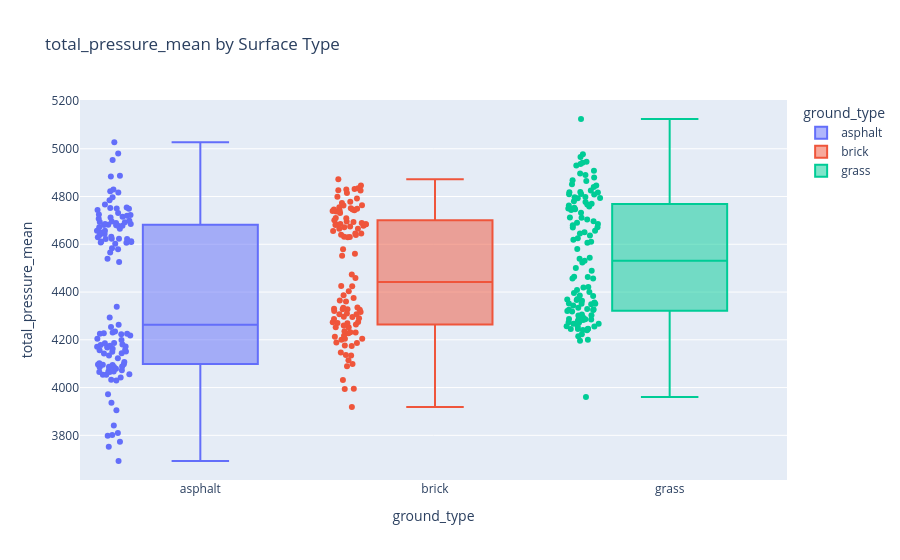
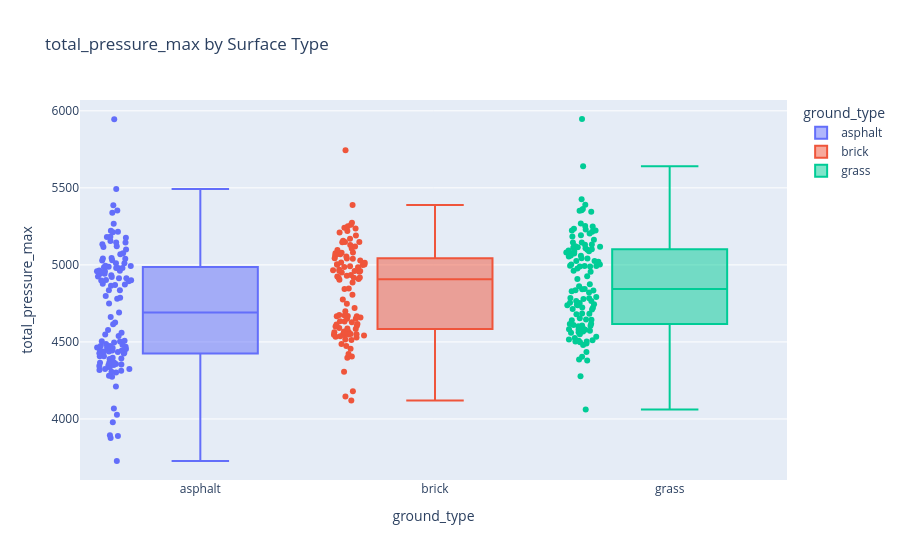
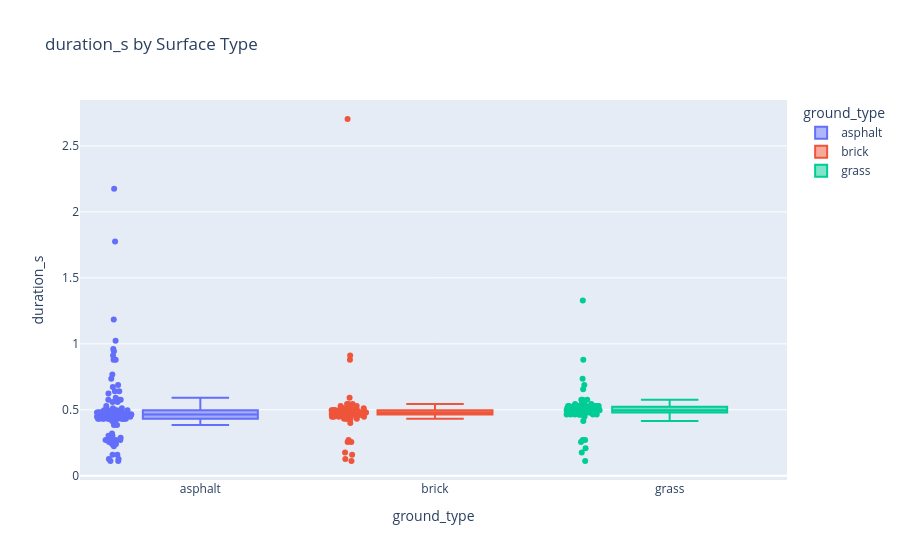
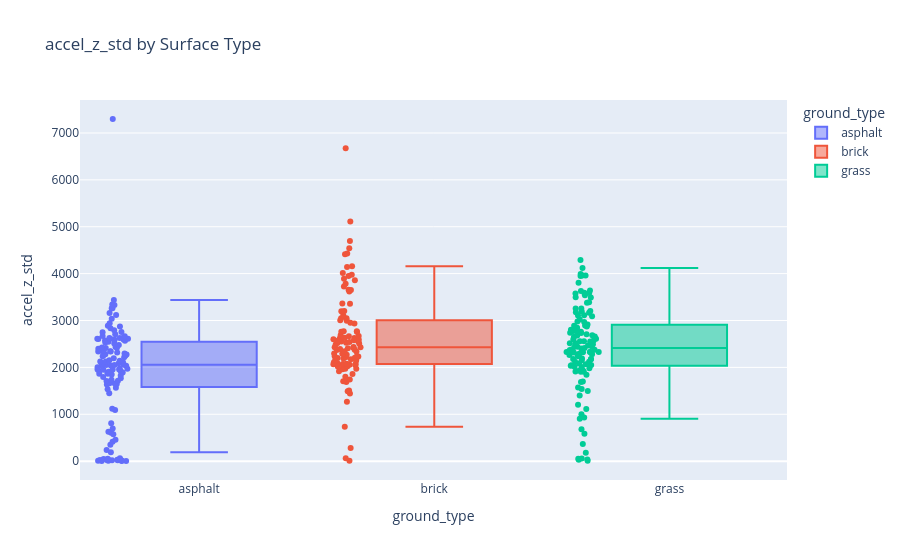

The notebook cell saved with these charts, in order:
### Code cell
fig = px.box(
    df,
    x="ground_type",
    y="total_pressure_auc",
    color="ground_type",
    title="Total Pressure AUC by Surface Type",
    points="all",   # shows individual steps too
    hover_data=df.columns
)

fig.update_layout(
    xaxis_title="Surface Type",
    yaxis_title="Total Pressure AUC"
)

features = [
    "total_pressure_mean",
    "total_pressure_max",
    "duration_s",
    "accel_z_std"
]

for feature in features:
    fig = px.box(
        df,
        x="ground_type",
        y=feature,
        color="ground_type",
        title=f"{feature} by Surface Type",
        points="all"
    )
    fig.show()

### Figure 1 — Plotly figure (JSON) as saved in the notebook; plotly's stock layout.template omitted (floating-point values rounded to 4 significant figures)
{"data": [{"alignmentgroup": "True", "boxpoints": "all", "hovertemplate": "ground_type=%{x}<br>total_pressure_mean=%{y}<extra></extra>", "legendgroup": "asphalt", "marker": {"color": "#636efa"}, "name": "asphalt", "notched": false, "offsetgroup": "asphalt", "orientation": "v", "showlegend": true, "type": "box", "x": ["asphalt", "asphalt", "asphalt", "asphalt", "asphalt", "asphalt", "asphalt", "asphalt", "asphalt", "asphalt", "asphalt", "asphalt", "asphalt", "asphalt", "asphalt", "asphalt", "asphalt", "asphalt", "asphalt", "asphalt", "asphalt", "asphalt", "asphalt", "asphalt", "asphalt", "asphalt", "asphalt", "asphalt", "asphalt", "asphalt", "asphalt", "asphalt", "asphalt", "asphalt", "asphalt", "asphalt", "asphalt", "asphalt", "asphalt", "asphalt", "asphalt", "asphalt", "asphalt", "asphalt", "asphalt", "asphalt", "asphalt", "asphalt", "asphalt", "asphalt", "asphalt", "asphalt", "asphalt", "asphalt", "asphalt", "asphalt", "asphalt", "asphalt", "asphalt", "asphalt", "asphalt", "asphalt", "asphalt", "asphalt", "asphalt", "asphalt", "asphalt", "asphalt", "asphalt", "asphalt", "asphalt", "asphalt", "asphalt", "asphalt", "asphalt", "asphalt", "asphalt", "asphalt", "asphalt", "asphalt", "asphalt", "asphalt", "asphalt", "asphalt", "asphalt", "asphalt", "asphalt", "asphalt", "asphalt", "asphalt", "asphalt", "asphalt", "asphalt", "asphalt", "asphalt", "asphalt", "asphalt", "asphalt", "asphalt", "asphalt", "asphalt", "asphalt", "asphalt", "asphalt", "asphalt", "asphalt", "asphalt", "asphalt", "asphalt", "asphalt", "asphalt", "asphalt", "asphalt", "asphalt", "asphalt", "asphalt", "asphalt", "asphalt", "asphalt", "asphalt", "asphalt", "asphalt", "asphalt"], "x0": " ", "xaxis": "x", "y": [4623.0, 4822.0, 4797.0, 4707.0, 4699.0, 4643.0, 4731.0, 4539.0, 4766.0, 4743.0, 4749.0, 4830.0, 4696.0, 4672.0, 4579.0, 4639.0, 4720.0, 4722.0, 4682.0, 4749.0, 4610.0, 4622.0, 4650.0, 4629.0, 4602.0, 4566.0, 4692.0, 4613.0, 4612.0, 4678.0, 4657.0, 4338.0, 4680.0, 4622.0, 4712.0, 4693.0, 4725.0, 4526.0, 4607.0, 4665.0, 4685.0, 4607.0, 4623.0, 4657.0, 4584.0, 4689.0, 4678.0, 4681.0, 4716.0, 4632.0, 4685.0, 4785.0, 4816.0, 4887.0, 4953.0, 4754.0, 4981.0, 5027.0, 4752.0, 4884.0, 4065.0, 4096.0, 4087.0, 4150.0, 4079.0, 4029.0, 3972.0, 4094.0, 4107.0, 4162.0, 4199.0, 4180.0, 4168.0, 4205.0, 4171.0, 4102.0, 4227.0, 4157.0, 4067.0, 4156.0, 4085.0, 3936.0, 4082.0, 4170.0, 4073.0, 4088.0, 4067.0, 4225.0, 4218.0, 3752.0, 4178.0, 4056.0, 4098.0, 4134.0, 4175.0, 4053.0, 3905.0, 4042.0, 4187.0, 4086.0, 4226.0, 4223.0, 4230.0, 4185.0, 4172.0, 4151.0, 4123.0, 4144.0, 4054.0, 4032.0, 4143.0, 4235.0, 4293.0, 4096.0, 3810.0, 4264.0, 4254.0, 3773.0, 3842.0, 3693.0, 4066.0, 3802.0, 3799.0], "y0": " ", "yaxis": "y"}, {"alignmentgroup": "True", "boxpoints": "all", "hovertemplate": "ground_type=%{x}<br>total_pressure_mean=%{y}<extra></extra>", "legendgroup": "brick", "marker": {"color": "#EF553B"}, "name": "brick", "notched": false, "offsetgroup": "brick", "orientation": "v", "showlegend": true, "type": "box", "x": ["brick", "brick", "brick", "brick", "brick", "brick", "brick", "brick", "brick", "brick", "brick", "brick", "brick", "brick", "brick", "brick", "brick", "brick", "brick", "brick", "brick", "brick", "brick", "brick", "brick", "brick", "brick", "brick", "brick", "brick", "brick", "brick", "brick", "brick", "brick", "brick", "brick", "brick", "brick", "brick", "brick", "brick", "brick", "brick", "brick", "brick", "brick", "brick", "brick", "brick", "brick", "brick", "brick", "brick", "brick", "brick", "brick", "brick", "brick", "brick", "brick", "brick", "brick", "brick", "brick", "brick", "brick", "brick", "brick", "brick", "brick", "brick", "brick", "brick", "brick", "brick", "brick", "brick", "brick", "brick", "brick", "brick", "brick", "brick", "brick", "brick", "brick", "brick", "brick", "brick", "brick", "brick", "brick", "brick", "brick", "brick", "brick", "brick", "brick", "brick", "brick", "brick", "brick", "brick", "brick", "brick"], "x0": " ", "xaxis": "x", "y": [4425.0, 4792.0, 4579.0, 4473.0, 4639.0, 4675.0, 4684.0, 4645.0, 4684.0, 4751.0, 4665.0, 4835.0, 4872.0, 4831.0, 4746.0, 4826.0, 4731.0, 4685.0, 4693.0, 4645.0, 4709.0, 4741.0, 4630.0, 4799.0, 4689.0, 4738.0, 4778.0, 4830.0, 4764.0, 4710.0, 4681.0, 4825.0, 4740.0, 4749.0, 4552.0, 4640.0, 4773.0, 4665.0, 4745.0, 4846.0, 4700.0, 4672.0, 4656.0, 4815.0, 4561.0, 4762.0, 4678.0, 4631.0, 4742.0, 4630.0, 4684.0, 4695.0, 4755.0, 3919.0, 3994.0, 4217.0, 4134.0, 4147.0, 4253.0, 4425.0, 4310.0, 4032.0, 4274.0, 4360.0, 4200.0, 4290.0, 4252.0, 4232.0, 3995.0, 4295.0, 4326.0, 4328.0, 4269.0, 4260.0, 4459.0, 4403.0, 4330.0, 4307.0, 4230.0, 4287.0, 4317.0, 4176.0, 4365.0, 4264.0, 4387.0, 4320.0, 4297.0, 4205.0, 4212.0, 4270.0, 4236.0, 4334.0, 4187.0, 4189.0, 4335.0, 4114.0, 4375.0, 4328.0, 4273.0, 4204.0, 4174.0, 4228.0, 4307.0, 4098.0, 4137.0, 4090.0], "y0": " ", "yaxis": "y"}, {"alignmentgroup": "True", "boxpoints": "all", "hovertemplate": "ground_type=%{x}<br>total_pressure_mean=%{y}<extra></extra>", "legendgroup": "grass", "marker": {"color": "#00cc96"}, "name": "grass", "notched": false, "offsetgroup": "grass", "orientation": "v", "showlegend": true, "type": "box", "x": ["grass", "grass", "grass", "grass", "grass", "grass", "grass", "grass", "grass", "grass", "grass", "grass", "grass", "grass", "grass", "grass", "grass", "grass", "grass", "grass", "grass", "grass", "grass", "grass", "grass", "grass", "grass", "grass", "grass", "grass", "grass", "grass", "grass", "grass", "grass", "grass", "grass", "grass", "grass", "grass", "grass", "grass", "grass", "grass", "grass", "grass", "grass", "grass", "grass", "grass", "grass", "grass", "grass", "grass", "grass", "grass", "grass", "grass", "grass", "grass", "grass", "grass", "grass", "grass", "grass", "grass", "grass", "grass", "grass", "grass", "grass", "grass", "grass", "grass", "grass", "grass", "grass", "grass", "grass", "grass", "grass", "grass", "grass", "grass", "grass", "grass", "grass", "grass", "grass", "grass", "grass", "grass", "grass", "grass", "grass", "grass", "grass", "grass", "grass", "grass", "grass", "grass", "grass", "grass", "grass", "grass", "grass", "grass", "grass", "grass", "grass", "grass", "grass", "grass", "grass", "grass", "grass", "grass", "grass"], "x0": " ", "xaxis": "x", "y": [4543.0, 4540.0, 4245.0, 4215.0, 4369.0, 4670.0, 4685.0, 4646.0, 4637.0, 4770.0, 4819.0, 4606.0, 4625.0, 4680.0, 4753.0, 4711.0, 4744.0, 4977.0, 4793.0, 4817.0, 4747.0, 4732.0, 4704.0, 4868.0, 4880.0, 4778.0, 4651.0, 4690.0, 4657.0, 4965.0, 4696.0, 4747.0, 4865.0, 4851.0, 4908.0, 4818.0, 4758.0, 4780.0, 4826.0, 4840.0, 4671.0, 4619.0, 4810.0, 4810.0, 4794.0, 4750.0, 4767.0, 4946.0, 4846.0, 4936.0, 4942.0, 4896.0, 4798.0, 4796.0, 4712.0, 4762.0, 4808.0, 4930.0, 4890.0, 4285.0, 5125.0, 4224.0, 4292.0, 4256.0, 4256.0, 4240.0, 4197.0, 3960.0, 4242.0, 4277.0, 4273.0, 4200.0, 4329.0, 4371.0, 4267.0, 4463.0, 4524.0, 4351.0, 4456.0, 4246.0, 4384.0, 4245.0, 4283.0, 4352.0, 4464.0, 4356.0, 4286.0, 4286.0, 4611.0, 4325.0, 4364.0, 4531.0, 4456.0, 4349.0, 4396.0, 4334.0, 4409.0, 4288.0, 4273.0, 4306.0, 4327.0, 4489.0, 4386.0, 4400.0, 4326.0, 4366.0, 4257.0, 4245.0, 4580.0, 4351.0, 4344.0, 4321.0, 4267.0, 4319.0, 4302.0, 4421.0, 4419.0, 4501.0, 4303.0], "y0": " ", "yaxis": "y"}], "layout": {"autosize": true, "boxmode": "overlay", "legend": {"title": {"text": "ground_type"}, "tracegroupgap": 0}, "title": {"text": "total_pressure_mean by Surface Type"}, "xaxis": {"anchor": "y", "autorange": true, "categoryarray": ["asphalt", "brick", "grass"], "categoryorder": "array", "domain": [0, 1], "range": [-0.5079, 2.5], "title": {"text": "ground_type"}, "type": "category"}, "yaxis": {"anchor": "x", "autorange": true, "domain": [0, 1], "range": [3613.0, 5204.0], "title": {"text": "total_pressure_mean"}, "type": "linear"}}}

### Figure 2 — Plotly figure (JSON) as saved in the notebook; plotly's stock layout.template omitted (floating-point values rounded to 4 significant figures)
{"data": [{"alignmentgroup": "True", "boxpoints": "all", "hovertemplate": "ground_type=%{x}<br>total_pressure_max=%{y}<extra></extra>", "legendgroup": "asphalt", "marker": {"color": "#636efa"}, "name": "asphalt", "notched": false, "offsetgroup": "asphalt", "orientation": "v", "showlegend": true, "type": "box", "x": ["asphalt", "asphalt", "asphalt", "asphalt", "asphalt", "asphalt", "asphalt", "asphalt", "asphalt", "asphalt", "asphalt", "asphalt", "asphalt", "asphalt", "asphalt", "asphalt", "asphalt", "asphalt", "asphalt", "asphalt", "asphalt", "asphalt", "asphalt", "asphalt", "asphalt", "asphalt", "asphalt", "asphalt", "asphalt", "asphalt", "asphalt", "asphalt", "asphalt", "asphalt", "asphalt", "asphalt", "asphalt", "asphalt", "asphalt", "asphalt", "asphalt", "asphalt", "asphalt", "asphalt", "asphalt", "asphalt", "asphalt", "asphalt", "asphalt", "asphalt", "asphalt", "asphalt", "asphalt", "asphalt", "asphalt", "asphalt", "asphalt", "asphalt", "asphalt", "asphalt", "asphalt", "asphalt", "asphalt", "asphalt", "asphalt", "asphalt", "asphalt", "asphalt", "asphalt", "asphalt", "asphalt", "asphalt", "asphalt", "asphalt", "asphalt", "asphalt", "asphalt", "asphalt", "asphalt", "asphalt", "asphalt", "asphalt", "asphalt", "asphalt", "asphalt", "asphalt", "asphalt", "asphalt", "asphalt", "asphalt", "asphalt", "asphalt", "asphalt", "asphalt", "asphalt", "asphalt", "asphalt", "asphalt", "asphalt", "asphalt", "asphalt", "asphalt", "asphalt", "asphalt", "asphalt", "asphalt", "asphalt", "asphalt", "asphalt", "asphalt", "asphalt", "asphalt", "asphalt", "asphalt", "asphalt", "asphalt", "asphalt", "asphalt", "asphalt", "asphalt", "asphalt", "asphalt", "asphalt"], "x0": " ", "xaxis": "x", "y": [4835.0, 5946.0, 5339.0, 5121.0, 4941.0, 5011.0, 4979.0, 5116.0, 5155.0, 5029.0, 4995.0, 5267.0, 4924.0, 4932.0, 4872.0, 4836.0, 4988.0, 5100.0, 4962.0, 4979.0, 4993.0, 4979.0, 4878.0, 4750.0, 4950.0, 5076.0, 4943.0, 4870.0, 4902.0, 4865.0, 4959.0, 4438.0, 5215.0, 5040.0, 5041.0, 5045.0, 5069.0, 4913.0, 4921.0, 5181.0, 5212.0, 4914.0, 4899.0, 4984.0, 4798.0, 4958.0, 4963.0, 4893.0, 5010.0, 4901.0, 5134.0, 5146.0, 5145.0, 5493.0, 5353.0, 5176.0, 5221.0, 5387.0, 5030.0, 5182.0, 4465.0, 4473.0, 4307.0, 4539.0, 4434.0, 4313.0, 4210.0, 4397.0, 4444.0, 4407.0, 4473.0, 4392.0, 4481.0, 4691.0, 4577.0, 4367.0, 4548.0, 4350.0, 4365.0, 4430.0, 4357.0, 4281.0, 4324.0, 4460.0, 4457.0, 4560.0, 4454.0, 4462.0, 4426.0, 3894.0, 4504.0, 4301.0, 4425.0, 4486.0, 4780.0, 4389.0, 4274.0, 4407.0, 4464.0, 4336.0, 4456.0, 4508.0, 4469.0, 4445.0, 4626.0, 4348.0, 4364.0, 4354.0, 4662.0, 4325.0, 4438.0, 4503.0, 4615.0, 4317.0, 3979.0, 4496.0, 4787.0, 3876.0, 4027.0, 3727.0, 4343.0, 4068.0, 3890.0], "y0": " ", "yaxis": "y"}, {"alignmentgroup": "True", "boxpoints": "all", "hovertemplate": "ground_type=%{x}<br>total_pressure_max=%{y}<extra></extra>", "legendgroup": "brick", "marker": {"color": "#EF553B"}, "name": "brick", "notched": false, "offsetgroup": "brick", "orientation": "v", "showlegend": true, "type": "box", "x": ["brick", "brick", "brick", "brick", "brick", "brick", "brick", "brick", "brick", "brick", "brick", "brick", "brick", "brick", "brick", "brick", "brick", "brick", "brick", "brick", "brick", "brick", "brick", "brick", "brick", "brick", "brick", "brick", "brick", "brick", "brick", "brick", "brick", "brick", "brick", "brick", "brick", "brick", "brick", "brick", "brick", "brick", "brick", "brick", "brick", "brick", "brick", "brick", "brick", "brick", "brick", "brick", "brick", "brick", "brick", "brick", "brick", "brick", "brick", "brick", "brick", "brick", "brick", "brick", "brick", "brick", "brick", "brick", "brick", "brick", "brick", "brick", "brick", "brick", "brick", "brick", "brick", "brick", "brick", "brick", "brick", "brick", "brick", "brick", "brick", "brick", "brick", "brick", "brick", "brick", "brick", "brick", "brick", "brick", "brick", "brick", "brick", "brick", "brick", "brick", "brick", "brick", "brick", "brick", "brick", "brick"], "x0": " ", "xaxis": "x", "y": [4632.0, 5744.0, 5170.0, 4935.0, 4886.0, 4930.0, 4987.0, 4846.0, 4960.0, 5388.0, 5149.0, 5274.0, 5251.0, 5241.0, 4991.0, 5191.0, 5016.0, 4960.0, 5014.0, 5119.0, 4918.0, 4960.0, 4904.0, 5106.0, 5042.0, 4968.0, 5029.0, 5043.0, 4985.0, 5060.0, 5210.0, 5236.0, 4924.0, 5080.0, 4999.0, 4916.0, 5004.0, 5079.0, 5075.0, 5260.0, 5069.0, 4950.0, 5147.0, 5148.0, 5129.0, 5054.0, 5220.0, 4965.0, 5003.0, 5040.0, 5071.0, 5001.0, 5156.0, 4146.0, 4180.0, 4546.0, 4405.0, 4548.0, 4537.0, 4956.0, 4667.0, 4306.0, 4605.0, 4658.0, 4617.0, 4542.0, 4547.0, 4587.0, 4119.0, 4613.0, 4590.0, 4675.0, 4628.0, 4584.0, 5097.0, 4917.0, 4650.0, 4634.0, 4563.0, 4568.0, 4909.0, 4456.0, 4561.0, 4776.0, 4651.0, 4844.0, 4747.0, 4667.0, 4515.0, 4486.0, 4529.0, 4720.0, 4600.0, 4513.0, 4533.0, 4398.0, 4806.0, 4550.0, 4672.0, 4564.0, 4699.0, 4548.0, 4669.0, 4552.0, 4421.0, 4473.0], "y0": " ", "yaxis": "y"}, {"alignmentgroup": "True", "boxpoints": "all", "hovertemplate": "ground_type=%{x}<br>total_pressure_max=%{y}<extra></extra>", "legendgroup": "grass", "marker": {"color": "#00cc96"}, "name": "grass", "notched": false, "offsetgroup": "grass", "orientation": "v", "showlegend": true, "type": "box", "x": ["grass", "grass", "grass", "grass", "grass", "grass", "grass", "grass", "grass", "grass", "grass", "grass", "grass", "grass", "grass", "grass", "grass", "grass", "grass", "grass", "grass", "grass", "grass", "grass", "grass", "grass", "grass", "grass", "grass", "grass", "grass", "grass", "grass", "grass", "grass", "grass", "grass", "grass", "grass", "grass", "grass", "grass", "grass", "grass", "grass", "grass", "grass", "grass", "grass", "grass", "grass", "grass", "grass", "grass", "grass", "grass", "grass", "grass", "grass", "grass", "grass", "grass", "grass", "grass", "grass", "grass", "grass", "grass", "grass", "grass", "grass", "grass", "grass", "grass", "grass", "grass", "grass", "grass", "grass", "grass", "grass", "grass", "grass", "grass", "grass", "grass", "grass", "grass", "grass", "grass", "grass", "grass", "grass", "grass", "grass", "grass", "grass", "grass", "grass", "grass", "grass", "grass", "grass", "grass", "grass", "grass", "grass", "grass", "grass", "grass", "grass", "grass", "grass", "grass", "grass", "grass", "grass", "grass", "grass"], "x0": " ", "xaxis": "x", "y": [4995.0, 4977.0, 4379.0, 4277.0, 4525.0, 5947.0, 5113.0, 5132.0, 5060.0, 5118.0, 5391.0, 4833.0, 4992.0, 4962.0, 5087.0, 4927.0, 5229.0, 5352.0, 5025.0, 5061.0, 4989.0, 5020.0, 5074.0, 5640.0, 5192.0, 5003.0, 4956.0, 5102.0, 5025.0, 5354.0, 5002.0, 4989.0, 5163.0, 5080.0, 5121.0, 5235.0, 5076.0, 5043.0, 5130.0, 5108.0, 5055.0, 5114.0, 5268.0, 5184.0, 5099.0, 4909.0, 5042.0, 5426.0, 5145.0, 5252.0, 5224.0, 5204.0, 5345.0, 5250.0, 4993.0, 5088.0, 5146.0, 5215.0, 5224.0, 4386.0, 5363.0, 4404.0, 4605.0, 4580.0, 4572.0, 4585.0, 4533.0, 4061.0, 4511.0, 4842.0, 4435.0, 4502.0, 4679.0, 4567.0, 4489.0, 4755.0, 4792.0, 4724.0, 4738.0, 4480.0, 4602.0, 4606.0, 4765.0, 4829.0, 4843.0, 4550.0, 4508.0, 4503.0, 5093.0, 4641.0, 4820.0, 4874.0, 4783.0, 4683.0, 4753.0, 4765.0, 4835.0, 4515.0, 4618.0, 4711.0, 4583.0, 4741.0, 4610.0, 4779.0, 4579.0, 4644.0, 4653.0, 4559.0, 4861.0, 4563.0, 4738.0, 4616.0, 4722.0, 4685.0, 4498.0, 4713.0, 4744.0, 4785.0, 4646.0], "y0": " ", "yaxis": "y"}], "layout": {"autosize": true, "boxmode": "overlay", "legend": {"title": {"text": "ground_type"}, "tracegroupgap": 0}, "title": {"text": "total_pressure_max by Surface Type"}, "xaxis": {"anchor": "y", "autorange": true, "categoryarray": ["asphalt", "brick", "grass"], "categoryorder": "array", "domain": [0, 1], "range": [-0.5085, 2.5], "title": {"text": "ground_type"}, "type": "category"}, "yaxis": {"anchor": "x", "autorange": true, "domain": [0, 1], "range": [3604.0, 6070.0], "title": {"text": "total_pressure_max"}, "type": "linear"}}}

### Figure 3 — Plotly figure (JSON) as saved in the notebook; plotly's stock layout.template omitted (floating-point values rounded to 4 significant figures)
{"data": [{"alignmentgroup": "True", "boxpoints": "all", "hovertemplate": "ground_type=%{x}<br>duration_s=%{y}<extra></extra>", "legendgroup": "asphalt", "marker": {"color": "#636efa"}, "name": "asphalt", "notched": false, "offsetgroup": "asphalt", "orientation": "v", "showlegend": true, "type": "box", "x": ["asphalt", "asphalt", "asphalt", "asphalt", "asphalt", "asphalt", "asphalt", "asphalt", "asphalt", "asphalt", "asphalt", "asphalt", "asphalt", "asphalt", "asphalt", "asphalt", "asphalt", "asphalt", "asphalt", "asphalt", "asphalt", "asphalt", "asphalt", "asphalt", "asphalt", "asphalt", "asphalt", "asphalt", "asphalt", "asphalt", "asphalt", "asphalt", "asphalt", "asphalt", "asphalt", "asphalt", "asphalt", "asphalt", "asphalt", "asphalt", "asphalt", "asphalt", "asphalt", "asphalt", "asphalt", "asphalt", "asphalt", "asphalt", "asphalt", "asphalt", "asphalt", "asphalt", "asphalt", "asphalt", "asphalt", "asphalt", "asphalt", "asphalt", "asphalt", "asphalt", "asphalt", "asphalt", "asphalt", "asphalt", "asphalt", "asphalt", "asphalt", "asphalt", "asphalt", "asphalt", "asphalt", "asphalt", "asphalt", "asphalt", "asphalt", "asphalt", "asphalt", "asphalt", "asphalt", "asphalt", "asphalt", "asphalt", "asphalt", "asphalt", "asphalt", "asphalt", "asphalt", "asphalt", "asphalt", "asphalt", "asphalt", "asphalt", "asphalt", "asphalt", "asphalt", "asphalt", "asphalt", "asphalt", "asphalt", "asphalt", "asphalt", "asphalt", "asphalt", "asphalt", "asphalt", "asphalt", "asphalt", "asphalt", "asphalt", "asphalt", "asphalt", "asphalt", "asphalt", "asphalt", "asphalt", "asphalt", "asphalt", "asphalt", "asphalt", "asphalt", "asphalt", "asphalt", "asphalt"], "x0": " ", "xaxis": "x", "y": [0.16, 0.128, 0.688, 0.24, 0.304, 0.432, 0.272, 0.432, 0.432, 0.272, 0.464, 0.48, 0.432, 0.432, 0.432, 0.432, 0.448, 0.48, 0.448, 0.448, 0.432, 0.432, 0.416, 0.432, 0.432, 0.384, 0.416, 0.448, 0.448, 0.432, 0.448, 0.112, 0.288, 0.432, 0.288, 0.304, 0.24, 0.464, 0.464, 0.464, 0.464, 0.464, 0.464, 0.464, 0.432, 0.448, 0.448, 0.464, 0.448, 0.448, 0.64, 0.624, 0.944, 0.64, 0.56, 0.912, 0.768, 1.024, 0.88, 1.776, 0.16, 0.48, 0.448, 0.496, 0.272, 0.432, 0.224, 0.448, 0.464, 0.48, 0.48, 0.464, 0.448, 0.464, 0.464, 0.448, 0.464, 0.464, 0.464, 0.432, 0.448, 0.464, 0.512, 0.496, 0.464, 0.464, 0.448, 0.48, 0.48, 0.112, 0.32, 0.256, 0.496, 0.48, 0.464, 0.464, 0.48, 0.496, 0.496, 0.512, 0.48, 0.48, 0.496, 0.48, 0.464, 0.496, 0.496, 0.464, 0.56, 0.592, 0.88, 0.576, 0.576, 0.672, 0.272, 0.736, 0.96, 0.384, 1.184, 0.128, 0.528, 2.176, 0.576], "y0": " ", "yaxis": "y"}, {"alignmentgroup": "True", "boxpoints": "all", "hovertemplate": "ground_type=%{x}<br>duration_s=%{y}<extra></extra>", "legendgroup": "brick", "marker": {"color": "#EF553B"}, "name": "brick", "notched": false, "offsetgroup": "brick", "orientation": "v", "showlegend": true, "type": "box", "x": ["brick", "brick", "brick", "brick", "brick", "brick", "brick", "brick", "brick", "brick", "brick", "brick", "brick", "brick", "brick", "brick", "brick", "brick", "brick", "brick", "brick", "brick", "brick", "brick", "brick", "brick", "brick", "brick", "brick", "brick", "brick", "brick", "brick", "brick", "brick", "brick", "brick", "brick", "brick", "brick", "brick", "brick", "brick", "brick", "brick", "brick", "brick", "brick", "brick", "brick", "brick", "brick", "brick", "brick", "brick", "brick", "brick", "brick", "brick", "brick", "brick", "brick", "brick", "brick", "brick", "brick", "brick", "brick", "brick", "brick", "brick", "brick", "brick", "brick", "brick", "brick", "brick", "brick", "brick", "brick", "brick", "brick", "brick", "brick", "brick", "brick", "brick", "brick", "brick", "brick", "brick", "brick", "brick", "brick", "brick", "brick", "brick", "brick", "brick", "brick", "brick", "brick", "brick", "brick", "brick", "brick"], "x0": " ", "xaxis": "x", "y": [0.256, 0.16, 0.88, 0.48, 0.432, 0.48, 0.48, 0.48, 0.48, 0.496, 0.496, 0.464, 0.48, 0.464, 0.464, 0.48, 0.48, 0.464, 0.464, 0.464, 0.432, 0.464, 0.448, 0.432, 0.448, 0.448, 0.464, 0.48, 0.512, 0.512, 0.496, 0.528, 0.48, 0.496, 0.448, 0.464, 0.464, 0.464, 0.464, 0.528, 0.496, 0.448, 0.464, 0.496, 0.496, 0.448, 0.48, 0.432, 0.496, 0.512, 0.544, 0.592, 0.912, 0.128, 0.4, 0.48, 0.448, 0.48, 0.48, 0.48, 0.176, 0.272, 0.48, 0.48, 0.48, 0.48, 0.464, 0.48, 0.112, 0.256, 0.464, 0.464, 0.464, 0.48, 0.464, 0.464, 0.464, 0.48, 0.48, 0.464, 0.496, 0.48, 0.496, 0.496, 0.496, 0.496, 0.512, 0.448, 0.48, 0.48, 0.464, 0.48, 0.448, 0.448, 0.496, 0.432, 0.48, 0.464, 0.496, 0.464, 0.48, 0.48, 0.544, 0.528, 0.544, 2.704], "y0": " ", "yaxis": "y"}, {"alignmentgroup": "True", "boxpoints": "all", "hovertemplate": "ground_type=%{x}<br>duration_s=%{y}<extra></extra>", "legendgroup": "grass", "marker": {"color": "#00cc96"}, "name": "grass", "notched": false, "offsetgroup": "grass", "orientation": "v", "showlegend": true, "type": "box", "x": ["grass", "grass", "grass", "grass", "grass", "grass", "grass", "grass", "grass", "grass", "grass", "grass", "grass", "grass", "grass", "grass", "grass", "grass", "grass", "grass", "grass", "grass", "grass", "grass", "grass", "grass", "grass", "grass", "grass", "grass", "grass", "grass", "grass", "grass", "grass", "grass", "grass", "grass", "grass", "grass", "grass", "grass", "grass", "grass", "grass", "grass", "grass", "grass", "grass", "grass", "grass", "grass", "grass", "grass", "grass", "grass", "grass", "grass", "grass", "grass", "grass", "grass", "grass", "grass", "grass", "grass", "grass", "grass", "grass", "grass", "grass", "grass", "grass", "grass", "grass", "grass", "grass", "grass", "grass", "grass", "grass", "grass", "grass", "grass", "grass", "grass", "grass", "grass", "grass", "grass", "grass", "grass", "grass", "grass", "grass", "grass", "grass", "grass", "grass", "grass", "grass", "grass", "grass", "grass", "grass", "grass", "grass", "grass", "grass", "grass", "grass", "grass", "grass", "grass", "grass", "grass", "grass", "grass", "grass"], "x0": " ", "xaxis": "x", "y": [0.576, 0.416, 0.544, 0.208, 0.176, 0.88, 0.576, 0.464, 0.528, 0.528, 0.528, 0.464, 0.496, 0.512, 0.528, 0.512, 0.512, 0.528, 0.496, 0.512, 0.496, 0.528, 0.528, 0.512, 0.528, 0.528, 0.496, 0.48, 0.496, 0.528, 0.496, 0.496, 0.544, 0.528, 0.512, 0.528, 0.512, 0.496, 0.48, 0.496, 0.48, 0.48, 0.48, 0.496, 0.496, 0.48, 0.528, 0.512, 0.496, 0.512, 0.528, 0.528, 0.496, 0.496, 0.48, 0.496, 0.512, 0.576, 0.688, 0.56, 1.328, 0.48, 0.656, 0.496, 0.48, 0.496, 0.464, 0.112, 0.272, 0.48, 0.48, 0.464, 0.528, 0.496, 0.512, 0.496, 0.512, 0.512, 0.496, 0.464, 0.48, 0.48, 0.48, 0.528, 0.496, 0.48, 0.464, 0.464, 0.512, 0.496, 0.496, 0.544, 0.48, 0.48, 0.496, 0.464, 0.496, 0.496, 0.448, 0.464, 0.256, 0.48, 0.496, 0.512, 0.464, 0.464, 0.48, 0.48, 0.496, 0.496, 0.512, 0.496, 0.512, 0.496, 0.48, 0.496, 0.528, 0.736, 0.272], "y0": " ", "yaxis": "y"}], "layout": {"autosize": true, "boxmode": "overlay", "dragmode": "lasso", "legend": {"title": {"text": "ground_type"}, "tracegroupgap": 0}, "title": {"text": "duration_s by Surface Type"}, "xaxis": {"anchor": "y", "autorange": true, "categoryarray": ["asphalt", "brick", "grass"], "categoryorder": "array", "domain": [0, 1], "range": [-0.5075, 2.5], "title": {"text": "ground_type"}, "type": "category"}, "yaxis": {"anchor": "x", "autorange": true, "domain": [0, 1], "range": [-0.032, 2.848], "title": {"text": "duration_s"}, "type": "linear"}}}

### Figure 4 — Plotly figure (JSON) as saved in the notebook; plotly's stock layout.template omitted (floating-point values rounded to 4 significant figures)
{"data": [{"alignmentgroup": "True", "boxpoints": "all", "hovertemplate": "ground_type=%{x}<br>accel_z_std=%{y}<extra></extra>", "legendgroup": "asphalt", "marker": {"color": "#636efa"}, "name": "asphalt", "notched": false, "offsetgroup": "asphalt", "orientation": "v", "showlegend": true, "type": "box", "x": ["asphalt", "asphalt", "asphalt", "asphalt", "asphalt", "asphalt", "asphalt", "asphalt", "asphalt", "asphalt", "asphalt", "asphalt", "asphalt", "asphalt", "asphalt", "asphalt", "asphalt", "asphalt", "asphalt", "asphalt", "asphalt", "asphalt", "asphalt", "asphalt", "asphalt", "asphalt", "asphalt", "asphalt", "asphalt", "asphalt", "asphalt", "asphalt", "asphalt", "asphalt", "asphalt", "asphalt", "asphalt", "asphalt", "asphalt", "asphalt", "asphalt", "asphalt", "asphalt", "asphalt", "asphalt", "asphalt", "asphalt", "asphalt", "asphalt", "asphalt", "asphalt", "asphalt", "asphalt", "asphalt", "asphalt", "asphalt", "asphalt", "asphalt", "asphalt", "asphalt", "asphalt", "asphalt", "asphalt", "asphalt", "asphalt", "asphalt", "asphalt", "asphalt", "asphalt", "asphalt", "asphalt", "asphalt", "asphalt", "asphalt", "asphalt", "asphalt", "asphalt", "asphalt", "asphalt", "asphalt", "asphalt", "asphalt", "asphalt", "asphalt", "asphalt", "asphalt", "asphalt", "asphalt", "asphalt", "asphalt", "asphalt", "asphalt", "asphalt", "asphalt", "asphalt", "asphalt", "asphalt", "asphalt", "asphalt", "asphalt", "asphalt", "asphalt", "asphalt", "asphalt", "asphalt", "asphalt", "asphalt", "asphalt", "asphalt", "asphalt", "asphalt", "asphalt", "asphalt", "asphalt", "asphalt", "asphalt", "asphalt", "asphalt", "asphalt", "asphalt", "asphalt", "asphalt", "asphalt"], "x0": " ", "xaxis": "x", "y": [1851.0, 7298.0, 1116.0, 2434.0, 2707.0, 2004.0, 2112.0, 2549.0, 1647.0, 2282.0, 2089.0, 3260.0, 1909.0, 2354.0, 2195.0, 2395.0, 2037.0, 2576.0, 2053.0, 1977.0, 2341.0, 2362.0, 2125.0, 1664.0, 1826.0, 2413.0, 1949.0, 2051.0, 2126.0, 1954.0, 2342.0, 414.8, 2749.0, 1921.0, 2238.0, 2040.0, 2478.0, 1893.0, 1865.0, 1713.0, 1923.0, 2055.0, 1710.0, 1769.0, 2039.0, 1888.0, 1795.0, 1564.0, 1635.0, 1447.0, 605.6, 809.9, 625.3, 698.6, 571.9, 190.7, 49.97, 33.0, 22.87, 11.1, 1865.0, 1735.0, 1971.0, 2273.0, 2833.0, 2587.0, 2607.0, 2668.0, 3440.0, 3162.0, 2247.0, 2416.0, 2596.0, 3040.0, 2942.0, 2217.0, 2612.0, 2298.0, 2569.0, 2532.0, 2389.0, 2320.0, 3263.0, 3341.0, 2340.0, 2510.0, 2755.0, 2871.0, 2426.0, 350.1, 2613.0, 3119.0, 2628.0, 2887.0, 2080.0, 1956.0, 2612.0, 2152.0, 2632.0, 2627.0, 2258.0, 2791.0, 3332.0, 1955.0, 2139.0, 2662.0, 1656.0, 1535.0, 1091.0, 19.99, 63.18, 458.1, 32.05, 30.8, 19.65, 15.41, 237.1, 44.58, 5.194, 3.682, 20.96, 8.95, 3.406], "y0": " ", "yaxis": "y"}, {"alignmentgroup": "True", "boxpoints": "all", "hovertemplate": "ground_type=%{x}<br>accel_z_std=%{y}<extra></extra>", "legendgroup": "brick", "marker": {"color": "#EF553B"}, "name": "brick", "notched": false, "offsetgroup": "brick", "orientation": "v", "showlegend": true, "type": "box", "x": ["brick", "brick", "brick", "brick", "brick", "brick", "brick", "brick", "brick", "brick", "brick", "brick", "brick", "brick", "brick", "brick", "brick", "brick", "brick", "brick", "brick", "brick", "brick", "brick", "brick", "brick", "brick", "brick", "brick", "brick", "brick", "brick", "brick", "brick", "brick", "brick", "brick", "brick", "brick", "brick", "brick", "brick", "brick", "brick", "brick", "brick", "brick", "brick", "brick", "brick", "brick", "brick", "brick", "brick", "brick", "brick", "brick", "brick", "brick", "brick", "brick", "brick", "brick", "brick", "brick", "brick", "brick", "brick", "brick", "brick", "brick", "brick", "brick", "brick", "brick", "brick", "brick", "brick", "brick", "brick", "brick", "brick", "brick", "brick", "brick", "brick", "brick", "brick", "brick", "brick", "brick", "brick", "brick", "brick", "brick", "brick", "brick", "brick", "brick", "brick", "brick", "brick", "brick", "brick", "brick", "brick"], "x0": " ", "xaxis": "x", "y": [1505.0, 6676.0, 731.3, 2432.0, 1918.0, 2090.0, 1962.0, 1859.0, 2065.0, 4011.0, 4142.0, 3050.0, 3857.0, 2167.0, 2556.0, 3200.0, 3180.0, 3106.0, 2203.0, 2580.0, 2394.0, 4698.0, 2339.0, 2201.0, 2059.0, 2304.0, 2374.0, 2666.0, 3616.0, 2685.0, 2074.0, 2190.0, 1972.0, 2488.0, 2050.0, 2521.0, 2755.0, 2066.0, 2271.0, 3649.0, 2601.0, 2026.0, 2074.0, 2370.0, 2435.0, 1688.0, 2407.0, 2224.0, 1801.0, 1705.0, 1444.0, 1266.0, 59.41, 2420.0, 2077.0, 2543.0, 2156.0, 2345.0, 3726.0, 2429.0, 5110.0, 2995.0, 3205.0, 3657.0, 2951.0, 2758.0, 2672.0, 3360.0, 2174.0, 2772.0, 2772.0, 4413.0, 3785.0, 2936.0, 4540.0, 4432.0, 3892.0, 3948.0, 3004.0, 3361.0, 4158.0, 2627.0, 2108.0, 1971.0, 2291.0, 2508.0, 2018.0, 2567.0, 2615.0, 2061.0, 2590.0, 2554.0, 2526.0, 2146.0, 3050.0, 2230.0, 3975.0, 2634.0, 2240.0, 2027.0, 2240.0, 2294.0, 1743.0, 1493.0, 283.3, 6.387], "y0": " ", "yaxis": "y"}, {"alignmentgroup": "True", "boxpoints": "all", "hovertemplate": "ground_type=%{x}<br>accel_z_std=%{y}<extra></extra>", "legendgroup": "grass", "marker": {"color": "#00cc96"}, "name": "grass", "notched": false, "offsetgroup": "grass", "orientation": "v", "showlegend": true, "type": "box", "x": ["grass", "grass", "grass", "grass", "grass", "grass", "grass", "grass", "grass", "grass", "grass", "grass", "grass", "grass", "grass", "grass", "grass", "grass", "grass", "grass", "grass", "grass", "grass", "grass", "grass", "grass", "grass", "grass", "grass", "grass", "grass", "grass", "grass", "grass", "grass", "grass", "grass", "grass", "grass", "grass", "grass", "grass", "grass", "grass", "grass", "grass", "grass", "grass", "grass", "grass", "grass", "grass", "grass", "grass", "grass", "grass", "grass", "grass", "grass", "grass", "grass", "grass", "grass", "grass", "grass", "grass", "grass", "grass", "grass", "grass", "grass", "grass", "grass", "grass", "grass", "grass", "grass", "grass", "grass", "grass", "grass", "grass", "grass", "grass", "grass", "grass", "grass", "grass", "grass", "grass", "grass", "grass", "grass", "grass", "grass", "grass", "grass", "grass", "grass", "grass", "grass", "grass", "grass", "grass", "grass", "grass", "grass", "grass", "grass", "grass", "grass", "grass", "grass", "grass", "grass", "grass", "grass", "grass", "grass"], "x0": " ", "xaxis": "x", "y": [1111.0, 585.6, 10.02, 53.77, 1908.0, 3959.0, 2324.0, 1912.0, 2330.0, 2265.0, 3091.0, 2739.0, 1938.0, 2369.0, 2802.0, 2492.0, 2774.0, 2661.0, 2553.0, 3024.0, 2970.0, 4122.0, 3990.0, 4291.0, 3540.0, 2735.0, 2610.0, 2449.0, 2236.0, 3962.0, 2685.0, 3643.0, 3590.0, 3492.0, 2978.0, 3254.0, 3192.0, 2916.0, 2181.0, 2468.0, 2557.0, 2575.0, 3630.0, 2374.0, 2517.0, 2393.0, 3573.0, 3587.0, 3167.0, 3176.0, 2777.0, 2758.0, 2414.0, 2180.0, 2843.0, 2328.0, 2874.0, 1402.0, 1202.0, 33.92, 364.6, 681.2, 999.7, 930.7, 1496.0, 1539.0, 2656.0, 177.1, 2051.0, 3389.0, 2007.0, 1569.0, 2174.0, 1841.0, 1697.0, 2121.0, 3106.0, 3203.0, 2296.0, 2312.0, 2275.0, 3380.0, 2786.0, 2326.0, 2442.0, 2036.0, 2034.0, 2328.0, 3804.0, 2118.0, 2044.0, 3951.0, 3112.0, 1981.0, 2889.0, 1688.0, 2600.0, 2302.0, 2013.0, 2189.0, 3256.0, 2145.0, 1905.0, 3496.0, 2682.0, 2894.0, 2068.0, 2405.0, 2282.0, 2514.0, 2706.0, 2462.0, 2556.0, 2318.0, 2085.0, 1933.0, 904.7, 56.33, 32.61], "y0": " ", "yaxis": "y"}], "layout": {"autosize": true, "boxmode": "overlay", "legend": {"title": {"text": "ground_type"}, "tracegroupgap": 0}, "title": {"text": "accel_z_std by Surface Type"}, "xaxis": {"anchor": "y", "autorange": false, "categoryarray": ["asphalt", "brick", "grass"], "categoryorder": "array", "domain": [0, 1], "range": [-0.5066, 2.5], "title": {"text": "ground_type"}, "type": "category"}, "yaxis": {"anchor": "x", "autorange": false, "domain": [0, 1], "range": [-401.8, 7703.0], "title": {"text": "accel_z_std"}, "type": "linear"}}}
